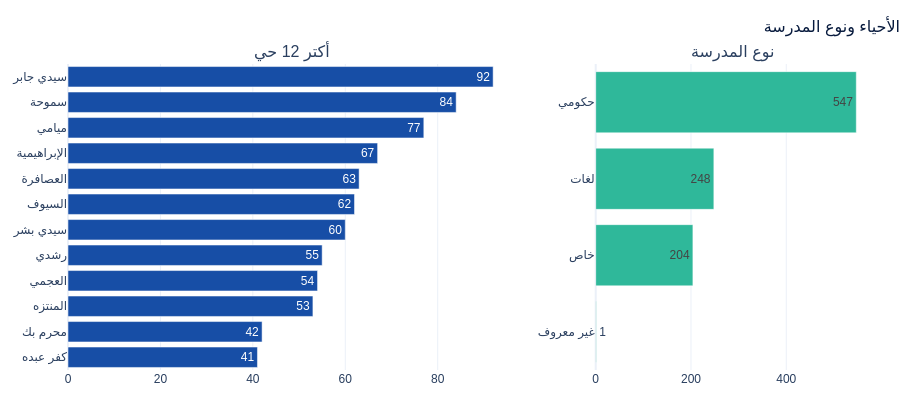

Here is the notebook cell this chart was saved with:
### Code cell
show(4)

### Figure 1 — Plotly figure (JSON) as saved in the notebook; plotly's stock layout.template omitted (floating-point values rounded to 4 significant figures)
{"data": [{"marker": {"color": "#174EA6"}, "orientation": "h", "text": [41.0, 42.0, 53.0, 54.0, 55.0, 60.0, 62.0, 63.0, 67.0, 77.0, 84.0, 92.0], "type": "bar", "x": [41, 42, 53, 54, 55, 60, 62, 63, 67, 77, 84, 92], "xaxis": "x", "y": ["كفر عبده", "محرم بك", "المنتزه", "العجمي", "رشدي", "سيدي بشر", "السيوف", "العصافرة", "الإبراهيمية", "ميامي", "سموحة", "سيدي جابر"], "yaxis": "y"}, {"marker": {"color": "#2FB89A"}, "orientation": "h", "text": [1.0, 204.0, 248.0, 547.0], "type": "bar", "x": [1, 204, 248, 547], "xaxis": "x2", "y": ["غير معروف", "خاص", "لغات", "حكومي"], "yaxis": "y2"}], "layout": {"annotations": [{"font": {"size": 16}, "showarrow": false, "text": "أكتر 12 حي", "x": 0.279, "xanchor": "center", "xref": "paper", "y": 1.0, "yanchor": "bottom", "yref": "paper"}, {"font": {"size": 16}, "showarrow": false, "text": "نوع المدرسة", "x": 0.829, "xanchor": "center", "xref": "paper", "y": 1.0, "yanchor": "bottom", "yref": "paper"}], "colorway": ["#174EA6", "#2FB89A", "#E0A100", "#D64550", "#0D2A5E", "#00B8E6", "#8A97AB"], "font": {"family": "IBM Plex Sans Arabic, Tahoma, Arial, sans-serif", "size": 12}, "height": 420, "hoverlabel": {"font": {"family": "IBM Plex Sans Arabic, Tahoma, Arial, sans-serif"}}, "legend": {"orientation": "h", "x": 1, "xanchor": "right", "y": -0.18}, "margin": {"b": 50, "l": 50, "r": 30, "t": 64}, "showlegend": false, "title": {"font": {"color": "#071A3D", "size": 16}, "text": "الأحياء ونوع المدرسة", "x": 1, "xanchor": "right"}, "xaxis": {"anchor": "y", "domain": [0.0, 0.558]}, "xaxis2": {"anchor": "y2", "domain": [0.658, 1.0]}, "yaxis": {"anchor": "x", "domain": [0.0, 1.0]}, "yaxis2": {"anchor": "x2", "domain": [0.0, 1.0]}}}
